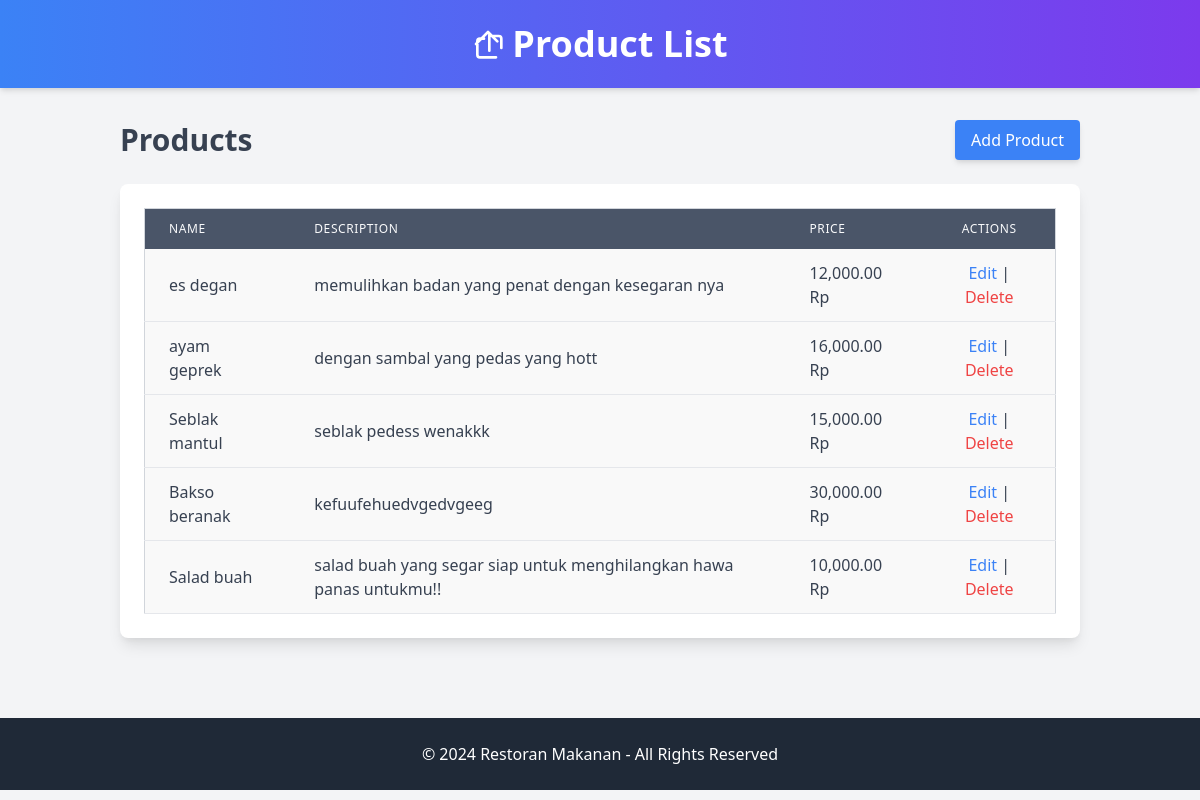
Page /masterdata/product/list_products.php on the committed database.
### tables this page shows
CREATE TABLE `products_makan` (
  `id` int(11) NOT NULL,
  `name` varchar(255) NOT NULL,
  `description` text DEFAULT NULL,
  `price` int(11) NOT NULL,
  `created_at` timestamp NOT NULL DEFAULT current_timestamp()
);

### masterdata/product/list_products.php (the view, shortened to what this page needs)
<?php
require_once('koneksi.php');
$result = $conn->query("SELECT * FROM products_makan ORDER BY created_at DESC");
?>
<!DOCTYPE html>
<html lang="en">
<head>
    <link href="https://unpkg.com/tailwindcss@2.2.19/dist/tailwind.min.css" rel="stylesheet">
</head>
<body class="bg-gray-100">
    <header class="bg-gradient-to-r from-blue-500 to-purple-600 text-white p-6 shadow-md">
        <div class="container mx-auto">
            <h1 class="text-4xl font-bold flex items-center justify-center">
                <svg class="w-8 h-8 mr-2" xmlns="http://www.w3.org/2000/svg" fill="none" viewBox="0 0 24 24" stroke="currentColor">
                    <path stroke-linecap="round" stroke-linejoin="round" stroke-width="2" d="M3 12l2-2m0 0l7-7 7 7M13 5v12m5 5H6a2 2 0 01-2-2V10a2 2 0 012-2h3m7-2h4a2 2 0 012 2v7" />
                </svg>
                Product List
            </h1>
        </div>
    </header>
    <div class="container mx-auto p-8">
        <div class="flex justify-between items-center mb-6">
            <h2 class="text-3xl font-semibold text-gray-700">Products</h2>
            <button id="addProductBtn" class="bg-blue-500 text-white px-4 py-2 rounded hover:bg-blue-600 shadow-md transition-all duration-200 ease-in-out">Add Product</button>
        </div>
        <div class="table-container bg-white p-6 rounded-lg shadow-lg">
            <table class="min-w-full bg-white border border-gray-300 rounded-lg">
                <thead>
                    <tr>
                        <th class="py-3 px-6 text-left text-xs font-medium text-gray-50 uppercase tracking-wider">Name</th>
                        <th class="py-3 px-6 text-left text-xs font-medium text-gray-50 uppercase tracking-wider">Description</th>
                        <th class="py-3 px-6 text-left text-xs font-medium text-gray-50 uppercase tracking-wider">Price</th>
                        <th class="py-3 px-6 text-center text-xs font-medium text-gray-50 uppercase tracking-wider">Actions</th>
                    </tr>
                </thead>
                <tbody class="text-gray-700">
                    <?php while ($row = $result->fetch_assoc()): ?>
                        <tr class="border-b hover:bg-gray-50 transition duration-200">
                            <td class="py-3 px-6"><?php echo htmlspecialchars($row['name']); ?></td>
                            <td class="py-3 px-6"><?php echo htmlspecialchars($row['description']); ?></td>
                            <td class="py-3 px-6"><?php echo number_format($row['price'], 2); ?> Rp</td>
                            <td class="py-3 px-6 text-center">
                                <button class="text-blue-500 action-btn" onclick="document.getElementById('edit-<?php echo $row['id']; ?>').classList.remove('hidden')">Edit</button> |
                                <form action="" method="POST" style="display:inline">
                                    <button type="submit" name="delete" class="text-red-500 action-btn" onclick="return confirm('Apakah anda yakin menghapus ini?');">Delete</button>
                                </form>
                            </td>
                        </tr>
                    <?php endwhile; ?>
                </tbody>
            </table>
        </div>
    </div>
    <footer class="bg-gray-800 text-white p-6 mt-12 text-center">
        <p>&copy; 2024 Restoran Makanan - All Rights Reserved</p>
    </footer>
</body>
</html>

### masterdata/product/list_products.php (style rules this page uses)
.table-container { overflow-x: auto; }
table { width: 100%; border-collapse: collapse; }
thead th { background-color: #4A5568; color: white; }
tbody tr:nth-child(odd) { background-color: #f9f9f9; }
.action-btn { cursor: pointer; transition: color 0.2s ease-in-out; }

### rows in the picture
products_makan: name "es degan", description "memulihkan badan yang penat dengan kesegaran nya", price "12,000.00"
products_makan: name "ayam geprek", description "dengan sambal yang pedas yang hott", price "16,000.00"
products_makan: name "Seblak mantul", description "seblak pedess wenakkk", price "15,000.00"
products_makan: name "Bakso beranak", description "kefuufehuedvgedvgeeg", price "30,000.00"
products_makan: name "Salad buah", description "salad buah yang segar siap untuk menghilangkan hawa panas untukmu!!", price "10,000.00"
